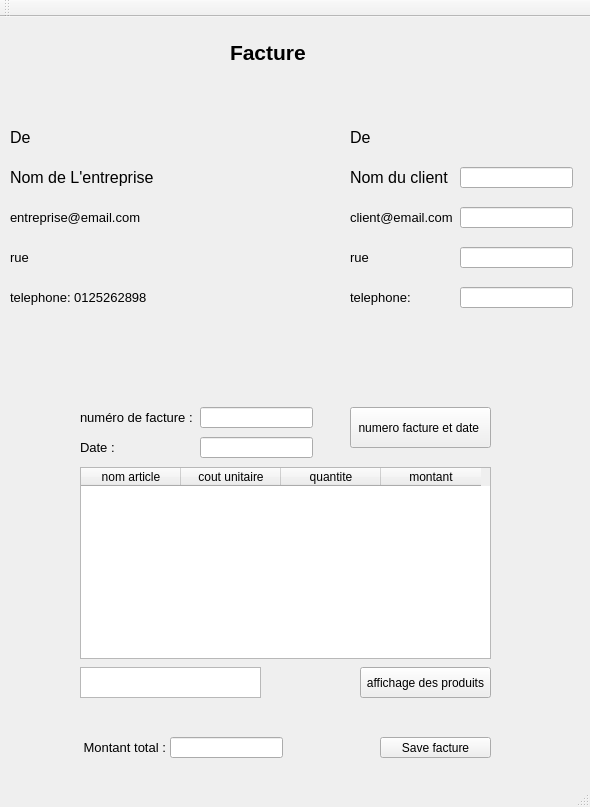
<?xml version="1.0" encoding="UTF-8"?>
<ui version="4.0">
 <class>MainWindow</class>
 <widget class="QMainWindow" name="MainWindow">
  <property name="geometry">
   <rect>
    <x>0</x>
    <y>0</y>
    <width>590</width>
    <height>807</height>
   </rect>
  </property>
  <property name="windowTitle">
   <string>MainWindow</string>
  </property>
  <widget class="QWidget" name="centralWidget">
   <widget class="QLabel" name="label">
    <property name="geometry">
     <rect>
      <x>230</x>
      <y>20</y>
      <width>111</width>
      <height>31</height>
     </rect>
    </property>
    <property name="font">
     <font>
      <pointsize>16</pointsize>
      <weight>75</weight>
      <bold>true</bold>
     </font>
    </property>
    <property name="text">
     <string>Facture</string>
    </property>
   </widget>
   <widget class="QLabel" name="label_2">
    <property name="geometry">
     <rect>
      <x>10</x>
      <y>110</y>
      <width>91</width>
      <height>21</height>
     </rect>
    </property>
    <property name="font">
     <font>
      <pointsize>12</pointsize>
      <weight>50</weight>
      <bold>false</bold>
     </font>
    </property>
    <property name="text">
     <string>De</string>
    </property>
   </widget>
   <widget class="QLabel" name="label_3">
    <property name="geometry">
     <rect>
      <x>10</x>
      <y>150</y>
      <width>151</width>
      <height>21</height>
     </rect>
    </property>
    <property name="font">
     <font>
      <pointsize>12</pointsize>
      <weight>50</weight>
      <bold>false</bold>
     </font>
    </property>
    <property name="text">
     <string>Nom de L'entreprise </string>
    </property>
   </widget>
   <widget class="QLabel" name="label_4">
    <property name="geometry">
     <rect>
      <x>10</x>
      <y>190</y>
      <width>161</width>
      <height>21</height>
     </rect>
    </property>
    <property name="font">
     <font>
      <pointsize>10</pointsize>
      <weight>50</weight>
      <bold>false</bold>
     </font>
    </property>
    <property name="text">
     <string>entreprise@email.com</string>
    </property>
   </widget>
   <widget class="QLabel" name="label_5">
    <property name="geometry">
     <rect>
      <x>10</x>
      <y>230</y>
      <width>161</width>
      <height>21</height>
     </rect>
    </property>
    <property name="font">
     <font>
      <pointsize>10</pointsize>
      <weight>50</weight>
      <bold>false</bold>
     </font>
    </property>
    <property name="text">
     <string>rue </string>
    </property>
   </widget>
   <widget class="QLabel" name="label_6">
    <property name="geometry">
     <rect>
      <x>10</x>
      <y>270</y>
      <width>161</width>
      <height>21</height>
     </rect>
    </property>
    <property name="font">
     <font>
      <pointsize>10</pointsize>
      <weight>50</weight>
      <bold>false</bold>
     </font>
    </property>
    <property name="text">
     <string>telephone: 0125262898</string>
    </property>
   </widget>
   <widget class="QLabel" name="label_7">
    <property name="geometry">
     <rect>
      <x>350</x>
      <y>110</y>
      <width>91</width>
      <height>21</height>
     </rect>
    </property>
    <property name="font">
     <font>
      <pointsize>12</pointsize>
      <weight>50</weight>
      <bold>false</bold>
     </font>
    </property>
    <property name="text">
     <string>De</string>
    </property>
   </widget>
   <widget class="QLabel" name="label_8">
    <property name="geometry">
     <rect>
      <x>350</x>
      <y>230</y>
      <width>161</width>
      <height>21</height>
     </rect>
    </property>
    <property name="font">
     <font>
      <pointsize>10</pointsize>
      <weight>50</weight>
      <bold>false</bold>
     </font>
    </property>
    <property name="text">
     <string>rue </string>
    </property>
   </widget>
   <widget class="QLabel" name="label_9">
    <property name="geometry">
     <rect>
      <x>350</x>
      <y>150</y>
      <width>151</width>
      <height>21</height>
     </rect>
    </property>
    <property name="font">
     <font>
      <pointsize>12</pointsize>
      <weight>50</weight>
      <bold>false</bold>
     </font>
    </property>
    <property name="text">
     <string>Nom du client</string>
    </property>
   </widget>
   <widget class="QLabel" name="label_10">
    <property name="geometry">
     <rect>
      <x>350</x>
      <y>190</y>
      <width>161</width>
      <height>21</height>
     </rect>
    </property>
    <property name="font">
     <font>
      <pointsize>10</pointsize>
      <weight>50</weight>
      <bold>false</bold>
     </font>
    </property>
    <property name="text">
     <string>client@email.com</string>
    </property>
   </widget>
   <widget class="QLabel" name="label_11">
    <property name="geometry">
     <rect>
      <x>350</x>
      <y>270</y>
      <width>161</width>
      <height>21</height>
     </rect>
    </property>
    <property name="font">
     <font>
      <pointsize>10</pointsize>
      <weight>50</weight>
      <bold>false</bold>
     </font>
    </property>
    <property name="text">
     <string>telephone:</string>
    </property>
   </widget>
   <widget class="QLabel" name="label_12">
    <property name="geometry">
     <rect>
      <x>80</x>
      <y>390</y>
      <width>161</width>
      <height>21</height>
     </rect>
    </property>
    <property name="font">
     <font>
      <pointsize>10</pointsize>
      <weight>50</weight>
      <bold>false</bold>
     </font>
    </property>
    <property name="text">
     <string>numéro de facture : </string>
    </property>
   </widget>
   <widget class="QLineEdit" name="lineEdit_facture">
    <property name="geometry">
     <rect>
      <x>200</x>
      <y>390</y>
      <width>113</width>
      <height>21</height>
     </rect>
    </property>
    <property name="readOnly">
     <bool>true</bool>
    </property>
   </widget>
   <widget class="QLineEdit" name="lineEdit_2">
    <property name="geometry">
     <rect>
      <x>460</x>
      <y>150</y>
      <width>113</width>
      <height>21</height>
     </rect>
    </property>
   </widget>
   <widget class="QLineEdit" name="lineEdit_3">
    <property name="geometry">
     <rect>
      <x>460</x>
      <y>190</y>
      <width>113</width>
      <height>21</height>
     </rect>
    </property>
   </widget>
   <widget class="QLineEdit" name="lineEdit_4">
    <property name="geometry">
     <rect>
      <x>460</x>
      <y>230</y>
      <width>113</width>
      <height>21</height>
     </rect>
    </property>
   </widget>
   <widget class="QLineEdit" name="lineEdit_5">
    <property name="geometry">
     <rect>
      <x>460</x>
      <y>270</y>
      <width>113</width>
      <height>21</height>
     </rect>
    </property>
   </widget>
   <widget class="QLineEdit" name="lineEdit_date">
    <property name="enabled">
     <bool>true</bool>
    </property>
    <property name="geometry">
     <rect>
      <x>200</x>
      <y>420</y>
      <width>113</width>
      <height>21</height>
     </rect>
    </property>
    <property name="readOnly">
     <bool>true</bool>
    </property>
   </widget>
   <widget class="QLabel" name="label_13">
    <property name="geometry">
     <rect>
      <x>80</x>
      <y>420</y>
      <width>161</width>
      <height>21</height>
     </rect>
    </property>
    <property name="font">
     <font>
      <pointsize>10</pointsize>
      <weight>50</weight>
      <bold>false</bold>
     </font>
    </property>
    <property name="text">
     <string>Date : </string>
    </property>
   </widget>
   <widget class="QLabel" name="label_18">
    <property name="geometry">
     <rect>
      <x>80</x>
      <y>720</y>
      <width>161</width>
      <height>21</height>
     </rect>
    </property>
    <property name="font">
     <font>
      <pointsize>10</pointsize>
      <weight>50</weight>
      <bold>false</bold>
     </font>
    </property>
    <property name="text">
     <string> Montant total : </string>
    </property>
   </widget>
   <widget class="QLineEdit" name="lineEdit_19">
    <property name="geometry">
     <rect>
      <x>170</x>
      <y>720</y>
      <width>113</width>
      <height>21</height>
     </rect>
    </property>
   </widget>
   <widget class="QPushButton" name="pushButtonfacture_et_date">
    <property name="geometry">
     <rect>
      <x>350</x>
      <y>390</y>
      <width>141</width>
      <height>41</height>
     </rect>
    </property>
    <property name="text">
     <string>numero facture et date </string>
    </property>
   </widget>
   <widget class="QPushButton" name="pushButton_save">
    <property name="geometry">
     <rect>
      <x>380</x>
      <y>720</y>
      <width>111</width>
      <height>21</height>
     </rect>
    </property>
    <property name="text">
     <string>Save facture</string>
    </property>
   </widget>
   <widget class="QPushButton" name="pushButton_produit">
    <property name="geometry">
     <rect>
      <x>360</x>
      <y>650</y>
      <width>131</width>
      <height>31</height>
     </rect>
    </property>
    <property name="text">
     <string>affichage des produits</string>
    </property>
   </widget>
   <widget class="QTableWidget" name="tableWidget_data">
    <property name="geometry">
     <rect>
      <x>80</x>
      <y>450</y>
      <width>411</width>
      <height>192</height>
     </rect>
    </property>
    <column>
     <property name="text">
      <string>nom article</string>
     </property>
    </column>
    <column>
     <property name="text">
      <string>cout unitaire</string>
     </property>
    </column>
    <column>
     <property name="text">
      <string>quantite</string>
     </property>
    </column>
    <column>
     <property name="text">
      <string>montant</string>
     </property>
    </column>
   </widget>
   <widget class="QTextEdit" name="textEdit_CodeBarre">
    <property name="geometry">
     <rect>
      <x>80</x>
      <y>650</y>
      <width>181</width>
      <height>31</height>
     </rect>
    </property>
   </widget>
  </widget>
  <widget class="QMenuBar" name="menuBar">
   <property name="geometry">
    <rect>
     <x>0</x>
     <y>0</y>
     <width>590</width>
     <height>21</height>
    </rect>
   </property>
  </widget>
  <widget class="QToolBar" name="mainToolBar">
   <attribute name="toolBarArea">
    <enum>TopToolBarArea</enum>
   </attribute>
   <attribute name="toolBarBreak">
    <bool>false</bool>
   </attribute>
  </widget>
  <widget class="QStatusBar" name="statusBar"/>
 </widget>
 <layoutdefault spacing="6" margin="11"/>
 <resources/>
 <connections/>
</ui>
